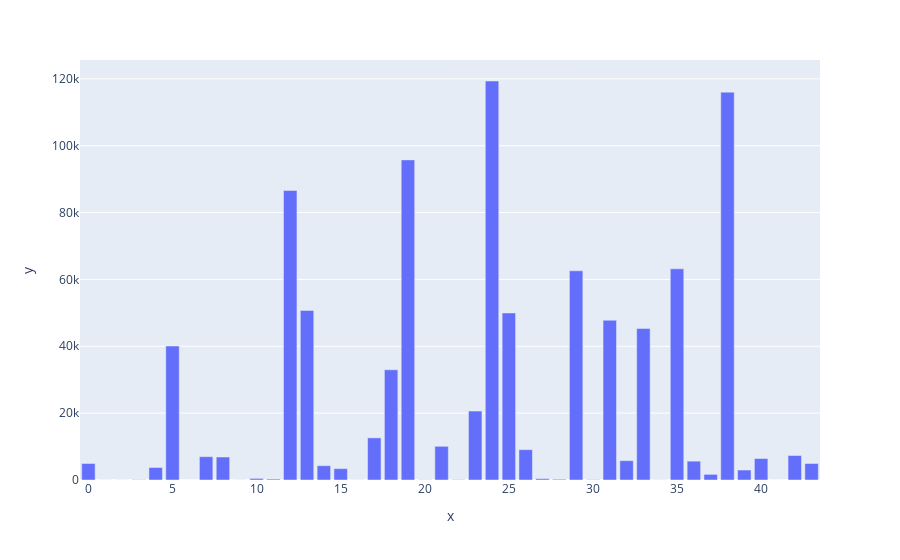

The notebook cell this image was saved under:
### Code cell
from sklearn.model_selection import train_test_split
from sklearn.feature_selection import SelectKBest,f_regression
import plotly.express as plt
from sklearn.linear_model import LinearRegression
from sklearn.metrics import mean_absolute_error

y = playerDf['points']
X = playerDf.drop(droped_features,axis=1)

X_train,X_test,y_train,y_test = train_test_split(X,y,test_size=0.33)

def feature_Selection_points(X_train,y_train,X_test):
    fs = SelectKBest(score_func=f_regression,k='all')
    fs.fit(X_train,y_train)
    #tranform train input data
    X_train_fs = fs.transform(X_train)
    #transform test input data
    X_test_fs = fs.transform(X_test)
    return X_train_fs,X_test_fs,fs

#feature selection
X_train_fs,X_test_fs,fs = feature_Selection_points(X_train,y_train,X_test)


#fit model
model = LinearRegression()
model.fit(X_train_fs,y_train)

#evalue a model
y_predict = model.predict(X_test_fs)

# evaluate predictions
mae = mean_absolute_error(y_test, y_predict)
print('MAE: %.3f' % mae)

# what are scores for the features
for i in range(len(fs.scores_)):
	print('Feature%d %s: %f' % (i, fs.feature_names_in_[i], fs.scores_[i]))
fig = plt.bar(x=[i for i in range(len(fs.scores_))],y=fs.scores_)
fig.show()

### Figure 1 — Plotly figure (JSON) as saved in the notebook; plotly's stock layout.template omitted (floating-point values rounded to 4 significant figures)
{"data": [{"alignmentgroup": "True", "hovertemplate": "x=%{x}<br>y=%{y}<extra></extra>", "legendgroup": "", "marker": {"color": "#636efa", "pattern": {"shape": ""}}, "name": "", "offsetgroup": "", "orientation": "v", "showlegend": false, "textposition": "auto", "type": "bar", "x": [0, 1, 2, 3, 4, 5, 6, 7, 8, 9, 10, 11, 12, 13, 14, 15, 16, 17, 18, 19, 20, 21, 22, 23, 24, 25, 26, 27, 28, 29, 30, 31, 32, 33, 34, 35, 36, 37, 38, 39, 40, 41, 42, 43], "xaxis": "x", "y": [4938.0, 10.89, 15.15, 75.52, 3742.0, 40080.0, 0.7144, 6977.0, 6873.0, 13.95, 474.2, 278.3, 86610.0, 50730.0, 4277.0, 3394.0, 19.93, 12610.0, 32970.0, 95760.0, 49.03, 10070.0, 87.91, 20600.0, 119400.0, 49970.0, 9077.0, 394.5, 221.9, 62580.0, 90.26, 47790.0, 5779.0, 45300.0, 26.14, 63170.0, 5643.0, 1686.0, 116000.0, 2982.0, 6416.0, 0.1068, 7323.0, 4938.0], "yaxis": "y"}], "layout": {"barmode": "relative", "legend": {"tracegroupgap": 0}, "margin": {"t": 60}, "xaxis": {"anchor": "y", "domain": [0, 1], "title": {"text": "x"}}, "yaxis": {"anchor": "x", "domain": [0, 1], "title": {"text": "y"}}}}
